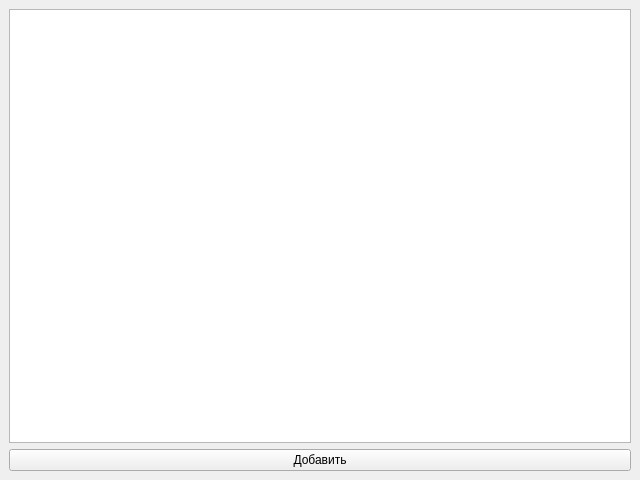
<?xml version="1.0" encoding="UTF-8"?>
<ui version="4.0">
 <class>CoffeeInfoApp</class>
 <widget class="QMainWindow" name="CoffeeInfoApp">
  <property name="geometry">
   <rect>
    <x>0</x>
    <y>0</y>
    <width>640</width>
    <height>480</height>
   </rect>
  </property>
  <property name="windowTitle">
   <string>Coffee Information</string>
  </property>
  <widget class="QWidget" name="centralwidget">
   <layout class="QVBoxLayout" name="verticalLayout">
    <item>
     <widget class="QTableView" name="tableView"/>
    </item>
    <item>
     <widget class="QPushButton" name="addButton">
      <property name="text">
       <string>Добавить</string>
      </property>
     </widget>
    </item>
   </layout>
  </widget>
 </widget>
 <resources/>
 <connections/>
</ui>
